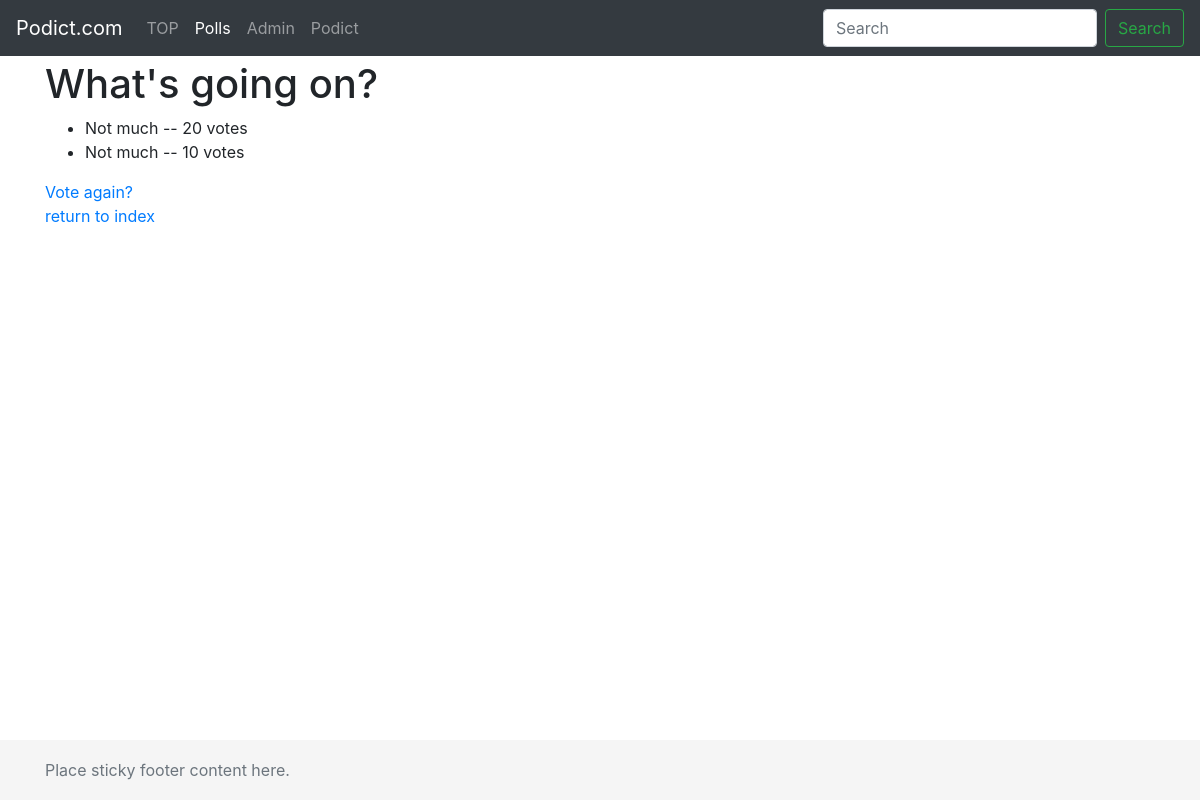
Page /polls/1/results/ on the committed database.
### polls/models.py (models this page shows, shortened)
class Question(models.Model):
    class Meta:
        verbose_name = '質問'
        verbose_name_plural = '質問'
        ordering = ['question_text', '-pub_date']
        app_label = 'polls'
    question_text = models.CharField(max_length=200)
    pub_date = models.DateTimeField('date published')
    def was_published_recently(self):
        return timezone.now() >= self.pub_date >= timezone.now() - datetime.timedelta(days=1)
    was_published_recently.admin_order_field = 'pub_date'
    was_published_recently.boolean = True
    was_published_recently.short_description = 'Published recently?'

class Choice(models.Model):
    question = models.ForeignKey(Question, on_delete=models.CASCADE)
    choice_text = models.CharField(max_length=200)
    votes = models.IntegerField(default=0)

### polls/views.py (the view)
# urls.py: path('<int:pk>/results/', views.ResultsView.as_view(), name='results'),
class ResultsView(generic.DetailView):
    model = Question
    template_name = 'polls/results.html'

### polls/templates/polls/results.html
{% extends "polls/base.html" %}
{% block contents %}
    <h1>{{ question.question_text }}</h1>
    <ul>
      {% for choice in question.choice_set.all %}
      <li>{{ choice.choice_text }} -- {{ choice.votes }} vote{{ choice.votes|pluralize }}</li>
      {% endfor %}
    </ul>
    <a href="{% url 'polls:detail' question.id %}">Vote again?</a><br>
    <a href="{% url 'polls:index' %}">return to index</a>
{% endblock contents %}

### static/css/sticky-footer-navbar.css (style rules this page uses)
html { position: relative; min-height: 100%; }

### rows in the picture
Question: question_text "What's going on?"
Choice: choice_text "Not much", votes "20"
Choice: choice_text "Not much", votes "10"
